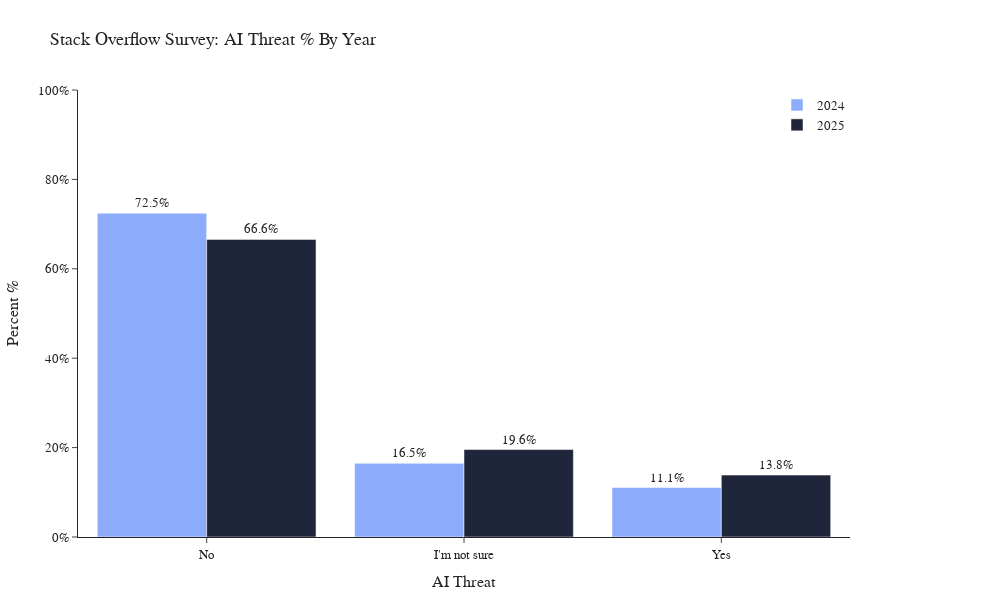

Write notebook code for a chart like this one.
### Code cell
import plotly.graph_objects as go
import pandas as pd

# Map threat values for nicer axis labels
threat_map = {
    -1: "No",
     0: "I'm not sure",
     1: "Yes"
}

# Calculate percentages
counts = (
    df_union.groupby(["Version", "AIThreat_int"])
    .size()
    .reset_index(name="count")
)

# Normalize within each Version (each sums to 100%)
counts["percent"] = counts.groupby("Version")["count"].transform(lambda x: 100 * x / x.sum())
counts["AIThreat_label"] = counts["AIThreat_int"].map(threat_map)

# --- Build figure with Bar (instead of Histogram) ---
fig = go.Figure()

for version, color in [(2024, "#8cacfb"), (2025, "#1f253a")]:
    df_ver = counts[counts["Version"] == version]
    fig.add_trace(go.Bar(
        x=df_ver["AIThreat_label"],
        y=df_ver["percent"],
        name=str(version),
        marker_color=color,
        text=df_ver["percent"].round(1).astype(str) + "%",  # ✅ labels
        textposition="outside"
    ))

# --- Layout polish ---
fig.update_layout(
    template="simple_white",
    title="Stack Overflow Survey: AI Threat % By Year",
    font=dict(family="Rockwell, Arial, sans-serif", size=13),
    paper_bgcolor="white",
    plot_bgcolor="white",
    barmode="group",   # side-by-side
    bargap=0.15,
    legend=dict(
        orientation="v", y=1, x=1, xanchor="right", yanchor="top",
        bgcolor="rgba(0,0,0,0)"
    ),
    width=1000, height=600,
    margin=dict(t=90, r=150, b=50, l=60)
)

fig.update_xaxes(title="AI Threat")
fig.update_yaxes(title="Percent %", range=[0, 100], ticksuffix="%")

fig.show()

### Figure 1 — Plotly figure (JSON) as saved in the notebook; plotly's stock layout.template omitted (floating-point values rounded to 4 significant figures)
{"data": [{"marker": {"color": "#8cacfb"}, "name": "2024", "text": ["72.5%", "16.5%", "11.1%"], "textposition": "outside", "x": ["No", "I'm not sure", "Yes"], "y": [72.45, 16.48, 11.07], "type": "bar"}, {"marker": {"color": "#1f253a"}, "name": "2025", "text": ["66.6%", "19.6%", "13.8%"], "textposition": "outside", "x": ["No", "I'm not sure", "Yes"], "y": [66.58, 19.57, 13.85], "type": "bar"}], "layout": {"font": {"family": "Rockwell, Arial, sans-serif", "size": 13}, "legend": {"orientation": "v", "y": 1, "x": 1, "xanchor": "right", "yanchor": "top", "bgcolor": "rgba(0,0,0,0)"}, "margin": {"t": 90, "r": 150, "b": 50, "l": 60}, "title": {"text": "Stack Overflow Survey: AI Threat % By Year"}, "paper_bgcolor": "white", "plot_bgcolor": "white", "barmode": "group", "bargap": 0.15, "width": 1000, "height": 600, "xaxis": {"title": {"text": "AI Threat"}}, "yaxis": {"title": {"text": "Percent %"}, "range": [0, 100], "ticksuffix": "%"}}}
